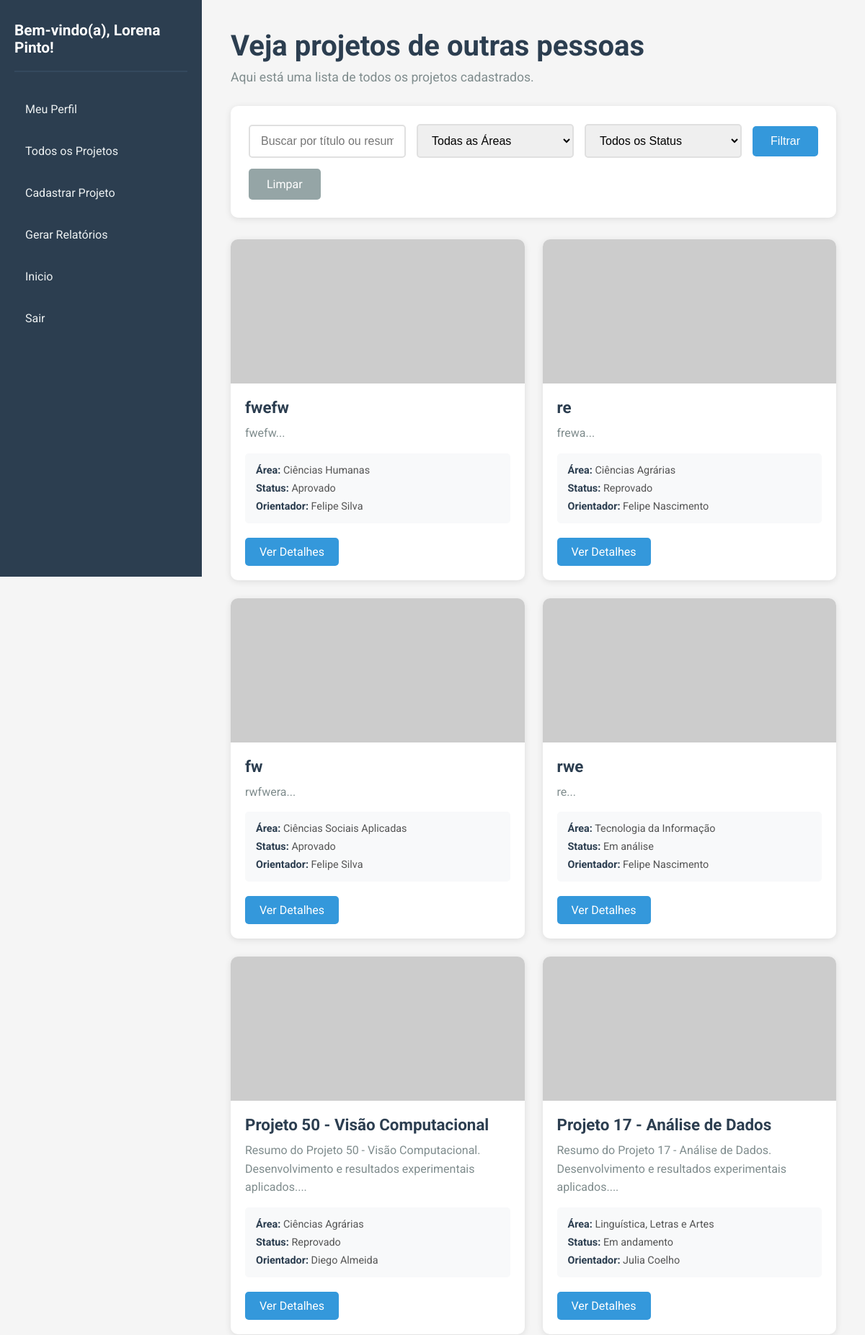
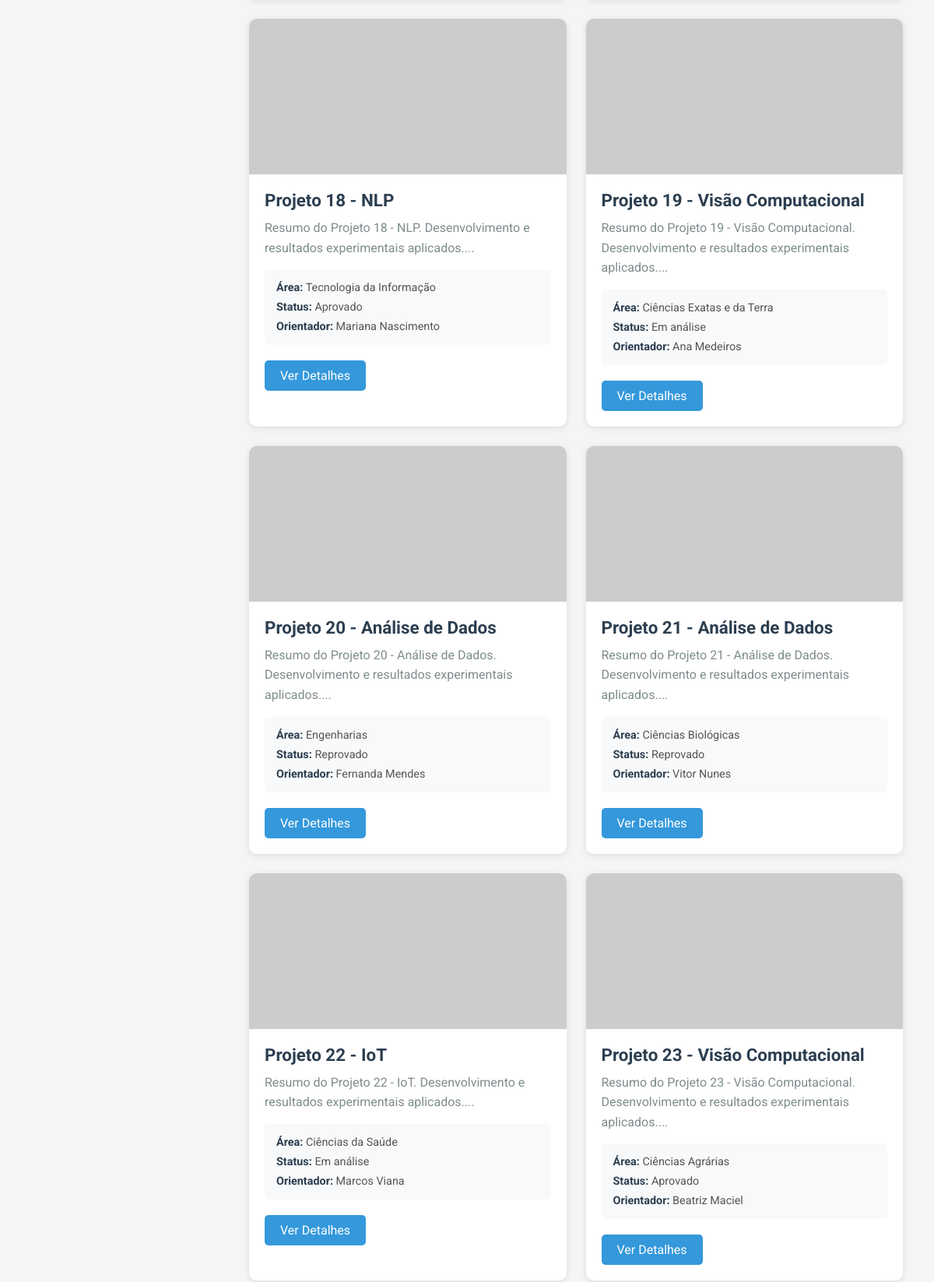
Screenshot of /pages/projetos.php (signed in, upper part) with the database file from the repository (2 pictures, top to bottom).
### tables this page shows
CREATE TABLE `projetos` (
  `id` int(11) NOT NULL,
  `titulo` varchar(255) NOT NULL,
  `resumo` text,
  `id_orientador` int(11) NOT NULL,
  `id_area` int(11) NOT NULL,
  `status` int(11) NOT NULL,
  `data_cadastro` timestamp NOT NULL DEFAULT CURRENT_TIMESTAMP,
  `imagem` varchar(255) DEFAULT NULL
);

CREATE TABLE `areas` (
  `id` int(11) NOT NULL,
  `nome` varchar(100) NOT NULL
);

CREATE TABLE `status` (
  `id` int(11) NOT NULL,
  `descricao` varchar(50) NOT NULL
);

CREATE TABLE `orientadores` (
  `id` int(11) NOT NULL,
  `nome` varchar(200) NOT NULL,
  `email` varchar(150) NOT NULL
);

### config/security.php (called while the page is built, shortened)
<?php
function sanitizeInput($input) {
    return htmlspecialchars(strip_tags(trim($input)), ENT_QUOTES, 'UTF-8');
}
?>

### pages/projetos.php (the view, shortened to what this page needs)
<?php
require_once '../config/security.php';
$nome = sanitizeInput($_SESSION['usuario_nome']);
$conexao = getConnection();
$filtro_busca = sanitizeInput($_GET['busca'] ?? '');
$query = "SELECT p.*, o.nome as orientador_nome, a.nome as area_nome, s.descricao as status_descricao
          FROM projetos p
          LEFT JOIN orientadores o ON p.id_orientador = o.id
          LEFT JOIN areas a ON p.id_area = a.id
          LEFT JOIN status s ON p.status = s.id
          WHERE 1=1";
$query .= " ORDER BY p.data_cadastro DESC";
$stmt = $conexao->prepare($query);
if ($stmt) {
    $stmt->execute();
    $result = $stmt->get_result();
} else {
    $result = $conexao->query($query);
}
$projetos = [];
while ($row = $result->fetch_assoc()) {
    $projetos[] = $row;
}
?>
<!DOCTYPE html>
<html lang="pt-BR">
<head>
    <link rel="stylesheet" href="../css/style.css">
</head>
<body>
    <aside>
        <h2 class="titulo-sidebar">Bem-vindo(a), <?php echo htmlspecialchars($nome); ?>!</h2>
        <div class="funcoes-sidebar">
            <ul>
                <li><a href="meu_perfil.php">Meu Perfil</a></li>
                <li><a href="projetos.php">Todos os Projetos</a></li>
                <li><a href="cadastrar_projeto.php">Cadastrar Projeto</a></li>
                <li><a href="relatorios.php">Gerar Relatórios</a></li>
                <li><a href="../index.php">Inicio</a></li>
                <li><a href="../php/logout.php">Sair</a></li>
            </ul>
        </div>
    </aside>
    <main>
        <div class="container">
            <h1 class="titulo">Veja projetos de outras pessoas</h1>
            <div class="apresentacao">
                <p>Aqui está uma lista de todos os projetos cadastrados.</p>
            </div>
            <div class="filtros-container">
                <form method="GET" action="" class="filtros-form">
                    <div class="filtro-group">
                        <input type="text"
                               name="busca"
                               placeholder="Buscar por título ou resumo..."
                               value="<?php echo htmlspecialchars($filtro_busca); ?>"
                               class="input-busca">
                    </div>
                    <div class="filtro-group">
                        <select name="area" class="select-filtro">
                            <option value="">Todas as Áreas</option>
                        </select>
                    </div>
                    <div class="filtro-group">
                        <select name="status" class="select-filtro">
                            <option value="">Todos os Status</option>
                        </select>
                    </div>
                    <button type="submit" class="btn-filtrar">Filtrar</button>
                    <a href="projetos.php" class="btn-limpar">Limpar</a>
                </form>
            </div>
            <div class="lista-projetos">
                <ul id="projetos">
                    <?php if (count($projetos) > 0): ?>
                        <?php foreach ($projetos as $projeto): ?>
                            <li class="projeto-card">
                                <div class="imagem-projeto">
                                    <?php if (!empty($projeto['imagem']) && file_exists('../uploads/' . $projeto['imagem'])): ?>
                                        <img src="../uploads/<?php echo htmlspecialchars($projeto['imagem']); ?>"
                                             alt="<?php echo htmlspecialchars($projeto['titulo']); ?>">
                                    <?php else: ?>
                                        <img src="https://via.placeholder.com/350x200?text=Sem+Imagem"
                                             alt="Sem imagem">
                                    <?php endif; ?>
                                </div>
                                <div class="projeto-info">
                                    <h3 class="titulo-card"><?php echo htmlspecialchars($projeto['titulo']); ?></h3>
                                    <p class="descricao-card"><?php echo htmlspecialchars(substr($projeto['resumo'], 0, 150)) . '...'; ?></p>
                                    <div class="projeto-meta">
                                        <span class="meta-item">
                                            <strong>Área:</strong> <?php echo htmlspecialchars($projeto['area_nome']); ?>
                                        </span>
                                        <span class="meta-item">
                                            <strong>Status:</strong> <?php echo htmlspecialchars($projeto['status_descricao']); ?>
                                        </span>
                                        <span class="meta-item">
                                            <strong>Orientador:</strong> <?php echo htmlspecialchars($projeto['orientador_nome']); ?>
                                        </span>
                                    </div>
                                    <a href="detalhes_projeto.php?id=<?php echo $projeto['id']; ?>" class="btn-card">Ver Detalhes</a>
                                </div>
                            </li>
                        <?php endforeach; ?>
                    <?php else: ?>
                        <li class="sem-projetos-container">
                            <p class="sem-projetos">Nenhum projeto encontrado.</p>
                        </li>
                    <?php endif; ?>
                </ul>
            </div>
        </div>
    </main>
</body>
</html>

### css/style.css (style rules this page uses)
* { margin: 0; padding: 0; box-sizing: border-box; }
body { font-family: "Roboto", sans-serif; background-color: #f5f5f5; display: flex; min-height: 100vh; }
aside { width: 280px; background-color: #2c3e50; color: white; padding: 30px 20px; position: fixed; height: 100vh; overflow-y: auto; }
.titulo-sidebar { font-size: 1.3rem; margin-bottom: 30px; padding-bottom: 20px; border-bottom: 2px solid #34495e; }
.funcoes-sidebar ul { list-style: none; }
.funcoes-sidebar li { margin-bottom: 15px; }
.funcoes-sidebar a { color: #ecf0f1; text-decoration: none; display: block; padding: 12px 15px; border-radius: 5px; transition: all 0.3s ease; }
main { margin-left: 280px; flex: 1; padding: 40px; }
.container { max-width: 1200px; margin: 0 auto; }
.titulo { font-size: 2.5rem; color: #2c3e50; margin-bottom: 10px; }
.apresentacao { margin-bottom: 30px; color: #7f8c8d; font-size: 1.1rem; }
.filtros-container { background: white; padding: 25px; border-radius: 10px; box-shadow: 0 2px 10px rgba(0, 0, 0, 0.1); margin-bottom: 30px; transition: all 0.3s ease; }
.filtros-form { display: flex; gap: 15px; flex-wrap: wrap; align-items: center; }
.filtro-group { flex: 1; min-width: 200px; }
.input-busca, .select-filtro { width: 100%; padding: 12px 15px; border: 2px solid #e0e0e0; border-radius: 5px; font-size: 1rem; transition: all 0.3s ease; }
.btn-filtrar, .btn-limpar { padding: 12px 25px; border: none; border-radius: 5px; font-size: 1rem; cursor: pointer; transition: all 0.3s ease; text-decoration: none; display: inline-block; }
.btn-filtrar { background-color: #3498db; color: white; }
.btn-limpar { background-color: #95a5a6; color: white; }
.lista-projetos { margin-top: 30px; }
#projetos { list-style: none; display: grid; grid-template-columns: repeat(auto-fill, minmax(350px, 1fr)); gap: 25px; }
.projeto-card { background: white; border-radius: 10px; overflow: hidden; box-shadow: 0 2px 10px rgba(0, 0, 0, 0.1); transition: all 0.3s ease; animation: fadeInUp 0.5s ease-out backwards; }
.projeto-card:nth-child(1) { animation-delay: 0.05s; }
.projeto-card:nth-child(2) { animation-delay: 0.1s; }
.projeto-card:nth-child(3) { animation-delay: 0.15s; }
.projeto-card:nth-child(4) { animation-delay: 0.2s; }
.projeto-card:nth-child(5) { animation-delay: 0.25s; }
.projeto-card:nth-child(6) { animation-delay: 0.3s; }
.imagem-projeto { width: 100%; height: 200px; overflow: hidden; }
.imagem-projeto img { width: 100%; height: 100%; object-fit: cover; transition: transform 0.4s ease; }
.projeto-info { padding: 20px; }
.titulo-card { font-size: 1.4rem; color: #2c3e50; margin-bottom: 10px; transition: color 0.3s ease; }
.descricao-card { color: #7f8c8d; line-height: 1.6; margin-bottom: 15px; }
.projeto-meta { display: flex; flex-direction: column; gap: 8px; margin-bottom: 20px; padding: 15px; background-color: #f8f9fa; border-radius: 5px; transition: background-color 0.3s ease; }
.meta-item { font-size: 0.9rem; color: #555; }
.meta-item strong { color: #2c3e50; }
.btn-card { display: inline-block; padding: 10px 20px; background-color: #3498db; color: white; text-decoration: none; border-radius: 5px; transition: all 0.3s ease; }
html { scroll-behavior: smooth; }

### rows the page displays
projetos: titulo "fwefw", resumo "fwefw", id_area.nome "Ciências Humanas", status.descricao "Aprovado", id_orientador.nome "Felipe Silva"
projetos: titulo "re", resumo "frewa", id_area.nome "Ciências Agrárias", status.descricao "Reprovado", id_orientador.nome "Felipe Nascimento"
projetos: titulo "fw", resumo "rwfwera", id_area.nome "Ciências Sociais Aplicadas", status.descricao "Aprovado", id_orientador.nome "Felipe Silva"
projetos: titulo "rwe", resumo "re", id_area.nome "Tecnologia da Informação", status.descricao "Em análise", id_orientador.nome "Felipe Nascimento"
projetos: titulo "Projeto 50 - Visão Computacional", resumo "Resumo do Projeto 50 - Visão Computacional. Desenvolvimento e resultados experimentais aplicados.", id_area.nome "Ciências Agrárias", status.descricao "Reprovado", id_orientador.nome "Diego Almeida"
projetos: titulo "Projeto 17 - Análise de Dados", resumo "Resumo do Projeto 17 - Análise de Dados. Desenvolvimento e resultados experimentais aplicados.", id_area.nome "Linguística, Letras e Artes", status.descricao "Em andamento", id_orientador.nome "Julia Coelho"
projetos: titulo "Projeto 18 - NLP", resumo "Resumo do Projeto 18 - NLP. Desenvolvimento e resultados experimentais aplicados.", id_area.nome "Tecnologia da Informação", status.descricao "Aprovado", id_orientador.nome "Mariana Nascimento"
projetos: titulo "Projeto 19 - Visão Computacional", resumo "Resumo do Projeto 19 - Visão Computacional. Desenvolvimento e resultados experimentais aplicados.", id_area.nome "Ciências Exatas e da Terra", status.descricao "Em análise", id_orientador.nome "Ana Medeiros"
projetos: titulo "Projeto 20 - Análise de Dados", resumo "Resumo do Projeto 20 - Análise de Dados. Desenvolvimento e resultados experimentais aplicados.", id_area.nome "Engenharias", status.descricao "Reprovado", id_orientador.nome "Fernanda Mendes"
projetos: titulo "Projeto 21 - Análise de Dados", resumo "Resumo do Projeto 21 - Análise de Dados. Desenvolvimento e resultados experimentais aplicados.", id_area.nome "Ciências Biológicas", status.descricao "Reprovado", id_orientador.nome "Vitor Nunes"
projetos: titulo "Projeto 22 - IoT", resumo "Resumo do Projeto 22 - IoT. Desenvolvimento e resultados experimentais aplicados.", id_area.nome "Ciências da Saúde", status.descricao "Em análise", id_orientador.nome "Marcos Viana"
projetos: titulo "Projeto 23 - Visão Computacional", resumo "Resumo do Projeto 23 - Visão Computacional. Desenvolvimento e resultados experimentais aplicados.", id_area.nome "Ciências Agrárias", status.descricao "Aprovado", id_orientador.nome "Beatriz Maciel"

### other values shown
$nome "Lorena Pinto"
